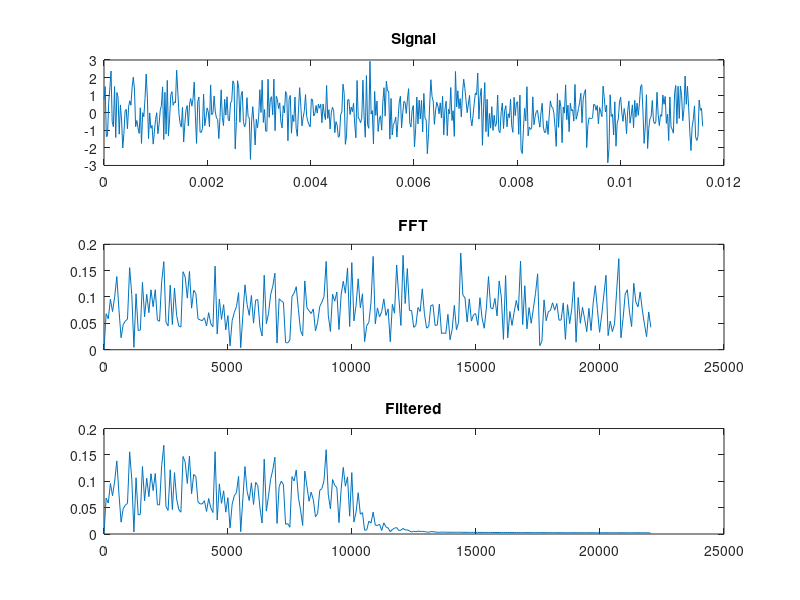
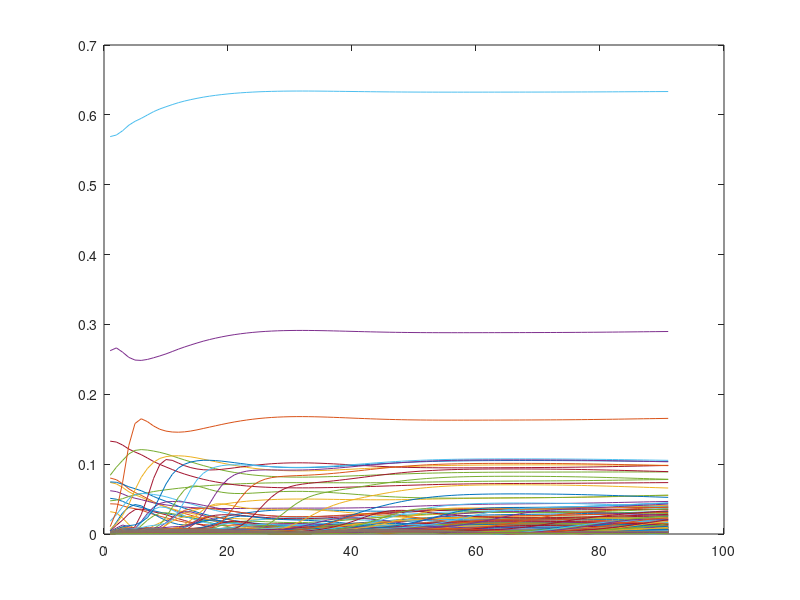

Write the MATLAB code that produced these figures, in order. (Note: this script raises an error after producing the figures.)
% Period = 100;
% NumPeriod = 3;
% Range = [-1 1];
% % Specify the frequency range of the signal. 
% % For a sum-of-sinusoids signal, you specify 
% % the lower and upper frequencies of the passband 
% % in fractions of the Nyquist frequency.
% % In this example, use the entire frequency 
% % range between 0 and Nyquist frequency.
% Band = [0 1];
% [u,freq] = idinput([Period 1 NumPeriod],'sine',Band,Range);
% %%
% 

%%
% Sine of 1 Period
Amp = 1;
Fs = 44100;              % Sampling frequency 
Sp = 1/Fs;               % Sampling period 
L = 1000;                % Length of signal (Optimized with mult of 2)
% length = 0.001;
% length_in_samples = Sp * 128;
T = (0:L-1) * Sp;
freq = 2000;
x = Amp * sin(2 * pi * freq * T);
% disp(size(x));
plot(T,x);
%% FFT

n = 2^nextpow2(L);
% dim = 2;

% fft, padded with zeros if X has less
%     than N points and truncated if it has more.
 
Y = fft(x);

P2 = abs(Y/L);                  % Get 2-sided spectrum
P1 = P2(1:L/2+1);               % Get one side
P1(2:end-1) = 2*P1(2:end-1);    % Mirror 

f = Fs*(0:(L/2))/L;
plot(f,P1)
title('Single-Sided Amplitude Spectrum of S(t)')
xlabel('f (Hz)')
ylabel('|P1(f)|')

% size(f)
% plot(Y);

%% Noise Signal
Amp = 1;
Fs = 44100;              % Sampling frequency 
Sp = 1/Fs;               % Sampling period 
L = 512;                 % Length of signal (Optimized with mult of 2)
T = (0:L-1) * Sp;
disp(size(T));
X = Amp * randn(size(T)); % Signal in a column vector


% Get FFT
Y = fft(X);
P2 = abs(Y/L);
P1 = P2(1:L/2+1);
P1(2:end-1) = 2*P1(2:end-1);
f = Fs*(0:(L/2))/L;



% subplot(P1,f);


% d = fdesign.lowpass('Fp,Fst,Ap,Ast',3,5,0.5,40,100);
% Hd = design(d,'equiripple');
% output = filter(Hd,input);

%   Design a lowpass FIR filter with order 350 and cutoff frequency
%   of 150 Hz. The sample rate is 1.5 KHz. Filter a long vector of 
%   data using the overlap-add method to increase speed.

% D = designfilt('lowpassfir', 'FilterOrder', 30, ...
%      'CutoffFrequency', 10000, 'SampleRate', Fs);

% Butterworth
fc = 10000; % Cutoff
fs = Fs;  % Samplerate
order = 10;
[b,a] = butter(order,fc/(Fs/2),'low');

% L = 512;
% data = randn(1,L);  
% plot(data);

% output = fftfilt(b,X);
output = filter(b,a,X);

% hold on

% Get FFT
Yout = fft(output);
P2out = abs(Yout/L);
P1out = P2out(1:L/2+1);
P1out(2:end-1) = 2*P1out(2:end-1);
% f = Fs*(0:(L/2))/L;


% figure('Name','Noise Signal')
signal1 = subplot(3,1,1); 
plot(signal1,T,X)
title(signal1, 'Signal');

signal2 = subplot(3,1,2); 
plot(signal2,f,P1)
title(signal2, 'FFT');

% figure('Name','Filtered Signal')
signal3 = subplot(3,1,3); 
plot(signal3,f, P1out)
title(signal3, 'Filtered');
% legend('Input Data','Filtered Data');


%% Noise Signal
Amp = 1;
Fs = 44100;              % Sampling frequency 
Sp = 1/Fs;               % Sampling period 
L = 512;                 % Length of signal (Optimized with mult of 2)
T = (0:L-1) * Sp;
% disp(size(T));
% X = Amp * randn(size(T)); % Signal in a column vector
f_ = Fs*(0:(L/2))/L;

X = sawtooth(2*pi*441*T);
% Change Filter params and store
% freqs = [ 100, 200, 300, 400, 500, 600, 700, 800, 900, 1000 ];
freqs = 1000:100:10000;
% freqs = freqs * 10;
fftStore = zeros(size(freqs, 2), L/2+1);
for i = 1:length(freqs) % For Each freq
    
    f = freqs(i);
    % Butterworth
    fc = f; % Cutoff
    fs = Fs;  % Samplerate
    order = 10;
    [b,a] = butter(order,fc/(fs/2));
    
    % Filter signal
    output = filter(b,a,X);
    
    % Get fft and store
    Y = fft(output);
    P2 = abs(Y/L);
    P1 = P2(1:L/2+1);
    P1(2:end-1) = 2*P1(2:end-1);

    fftStore(i,:) = P1;
end

figure
% plot(f_,fftStore);  
plot(fftStore);
% pred = csvread('/Users/rodrigodiaz/Development/ML_05_2017/keras/pred.csv');
% figure
% plot(f_,pred)

% prepend cutoff parameter
fftStoreExport = [freqs' fftStore];
%%
csvwrite('fftstore.csv', fftStoreExport);

%%

pred = csvread('/Users/rodrigodiaz/Development/ML_05_2017/keras/pred-loss-0.0058-epoch-20-batch-1-linear_dense.csv');
% figure
% plot(f_,pred)
% axis([0 20000 0 0.25])
% size(pred)
plot(pred)
%%

fftread = csvread('/Users/rodrigodiaz/Development/ML_05_2017/keras/fftstore.csv');
figure
plot(f_,fftread(:,2:end));  
axis([0 20000 0 0.25])

% for i=size(fftread,1)
%     
% end
fsec = fftread(:,end/2);
figure
plot(fftread(:,2:end))
% is the value linear?

%%

testread = csvread('/Users/rodrigodiaz/Development/ML_05_2017/keras/predsvm.csv');
plot(testread);
plot(f_,testread);

%% Download dataset
HOMEIMAGES = './Images';
HOMEANNOTATIONS = './Annotations';
folderlist = {'05june05_static_street_porter'};
% LMinstall (folderlist, HOMEIMAGES, HOMEANNOTATIONS);
% read the image and annotation struct:
% [annotation, img] = LMread(folderlist, HOMEIMAGES);
% filename = fullfile(HOMEANNOTATIONS, '05june05_static_street_porter', '05june05_static_street_porter.xml');
% % plot the annotations
% LMplot(annotation, img)
database = LMdatabase(HOMEANNOTATIONS);
[D,j] = LMquery(database, '05june05_static_street_porter', '05june05_static_indoor');
LMdbshowscenes(database(j), HOMEIMAGES); % this shows all the objects